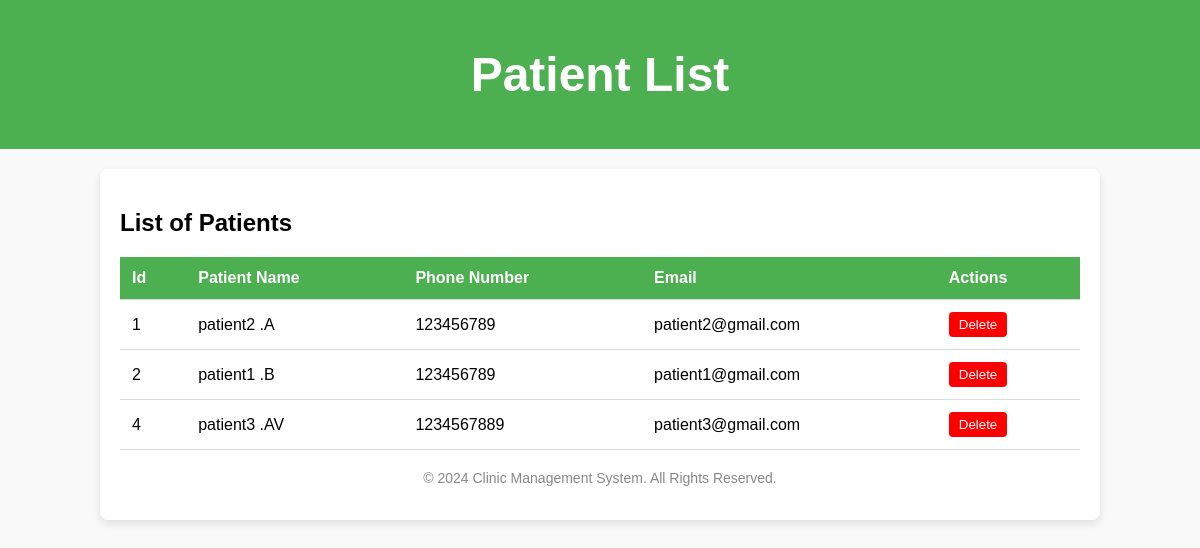
Before: /patient_list/ with the older database file.
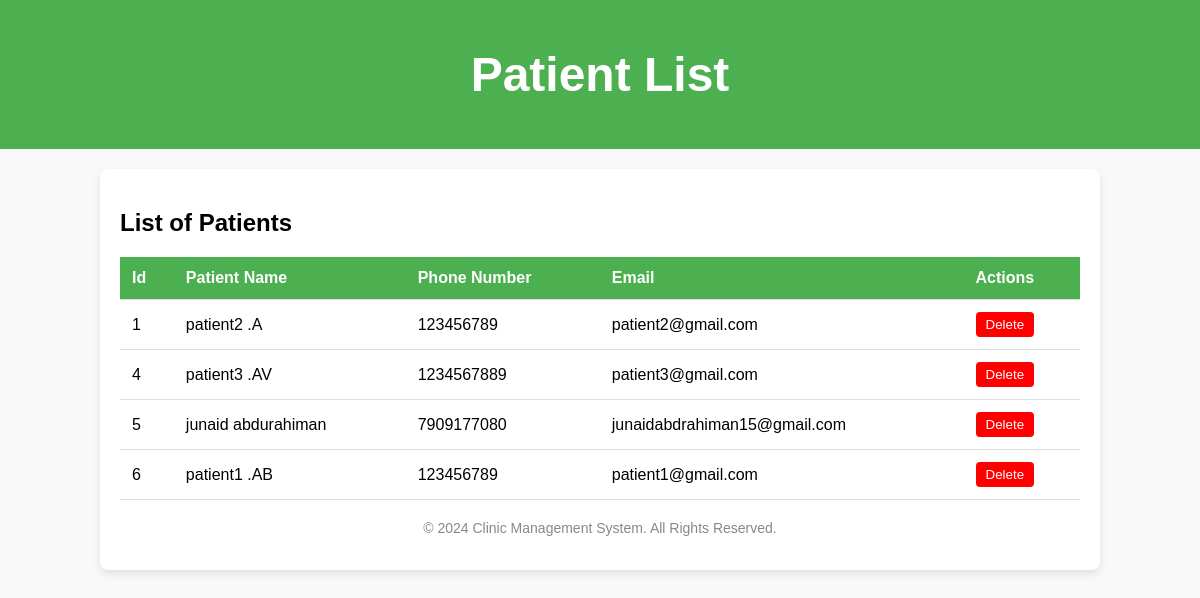
After: the same page with the newer database file.
### clinic_mgt_app/models.py (models this page shows, shortened)
class Patient(models.Model):
    GENDER_CHOICES = [
        ('M', 'Male'),
        ('F', 'Female'),
        ('O', 'Other'),
    ]
    first_name = models.CharField(max_length=50, null=True, blank=True)
    last_name = models.CharField(max_length=50, null=True, blank=True)
    gender = models.CharField(max_length=10, choices=GENDER_CHOICES, null=True, blank=True)
    date_of_birth = models.DateField(null=True, blank=True)
    phone_number = models.CharField(max_length=15, null=True, blank=True)
    email = models.EmailField(null=True, blank=True)
    address = models.CharField(max_length=255, null=True, blank=True)
    pat_user = models.ForeignKey(CustomUser,on_delete=models.CASCADE,null=True)
    is_patient = models.BooleanField(default=True)

### clinic_mgt_app/views.py (the view)
# urls.py: path('patient_list/',views.patient_list,name='patient_list'),
def patient_list(request):
    patients = Patient.objects.all()  # Fetch all patient records
    context = {
        'patients': patients
    }
    return render(request, 'patients_list.html', context)

### clinic_mgt_app/templates/patients_list.html (shortened to what this page needs)
<!DOCTYPE html>
<html lang="en">
<head>
</head>
<body>
    <header>
        <h1>Patient List</h1>
    </header>
    <div class="container">
        <div class="table-header">
            <h2>List of Patients</h2>
        </div>
        <table>
            <thead>
                <tr>
                    <th>Id</th>
                    <th>Patient Name</th>
                    <th>Phone Number</th>
                    <th>Email</th>
                    <th>Actions</th>
                </tr>
            </thead>
            <tbody>
                {% for patient in patients %}
                    <tr>
                        <td>{{ patient.id }}</td>
                        <td>{{ patient.first_name }} {{ patient.last_name }}</td>
                        <td>{{ patient.phone_number }}</td>
                        <td>{{ patient.email }}</td>
                        <td>
                            <form method="POST" action="{% url 'delete_patient' %}">
                                <button type="submit" name="delete_patient" class="delete-button">Delete</button>
                            </form>
                        </td>
                    </tr>
                {% endfor %}
            </tbody>
        </table>
        <div class="table-footer">
            <p>&copy; 2024 Clinic Management System. All Rights Reserved.</p>
        </div>
    </div>
</body>
</html>

### clinic_mgt_app/templates/patients_list.html (style rules this page uses)
body { font-family: Arial, sans-serif; background-color: #f9f9f9; margin: 0; padding: 0; }
header { background-color: #4CAF50; color: white; text-align: center; padding: 15px; font-size: 24px; }
.container { width: 80%; margin: 20px auto; padding: 20px; background-color: white; border-radius: 8px; box-shadow: 0 4px 8px rgba(0, 0, 0, 0.1); }
table { width: 100%; border-collapse: collapse; margin-top: 20px; }
th, td { padding: 12px; text-align: left; border-bottom: 1px solid #ddd; }
th { background-color: #4CAF50; color: white; }
.table-header { margin-bottom: 20px; }
.table-footer { text-align: center; margin-top: 20px; font-size: 14px; color: #888; }
.delete-button { background-color: red; color: white; border: none; padding: 5px 10px; cursor: pointer; border-radius: 4px; }

Changed rows visible on the page:
removed Patient: id "2", first_name "patient1", last_name ".B", phone_number "123456789", email "patient1@gmail.com"
added Patient: id "5", first_name "junaid", last_name "abdurahiman", phone_number "7909177080", email "junaidabdrahiman15@gmail.com"
added Patient: id "6", first_name "patient1", last_name ".AB", phone_number "123456789", email "patient1@gmail.com"
